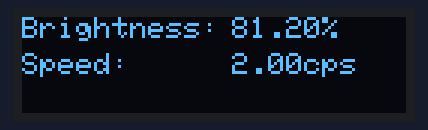
A sketch run on a simulated Arduino Uno, built with avr-gcc and run on an emulated ATmega328P. On the bench: 128×32 one-colour display.

Above: at 0.1 s.

The sketch:

OLED.ino
```cpp
#include <SPI.h>
#include <Wire.h>
#include <Adafruit_GFX.h>
#include <Adafruit_SSD1306.h>

#define SCREEN_WIDTH 128 // OLED display width, in pixels
#define SCREEN_HEIGHT 32 // OLED display height, in pixels


#define OLED_RESET     4 // Reset pin # (or -1 if sharing Arduino reset pin)
Adafruit_SSD1306 display(SCREEN_WIDTH, SCREEN_HEIGHT, &Wire, OLED_RESET);


#define FPS 60
float value = 92.8;
int cps = (1000 / 1000);

void setup() {
  // OLED setup
  display.begin(SSD1306_SWITCHCAPVCC, 0x3C);
  display.setRotation(2);
  display.clearDisplay();


//  display.drawLine(2, 10, 2, (display.height()-1), SSD1306_WHITE);
//  display.drawLine(14, 10, 14, (display.height()-1), SSD1306_WHITE);
//  display.drawLine(25, 10, 25, (display.height()-1), SSD1306_WHITE);


}

void loop() {
  // Format for drawRect: (originX, originY, width, height, color)

//  display.drawRect(2, 2, (display.width() - 2), (display.height()-2)/2, SSD1306_WHITE);
//  display.fillRect(2, 2, ((display.width() - 2)/2), (display.height()-2)/2, SSD1306_WHITE);


  display.setTextSize(1);             // Normal 1:1 pixel scale
  display.setTextColor(SSD1306_WHITE);        // Draw white text
  showTime("Brightness:", 81.2, "%", "Speed:", 2,"cps");
  display.display();


}


void showTime(const char* fieldA, float valueA, const char* unitA, const char* fieldB, float valueB, const char* unitB){
  display.setCursor(0,0);             // Start at top-left corner
  display.print(fieldA);
  display.setCursor(70,0);
  display.print(valueA);
  display.print(unitA);

  display.setCursor(0,12);
  display.print(fieldB);
  display.setCursor(70,12);
  display.print(valueB);
  display.print(unitB);
}
```
